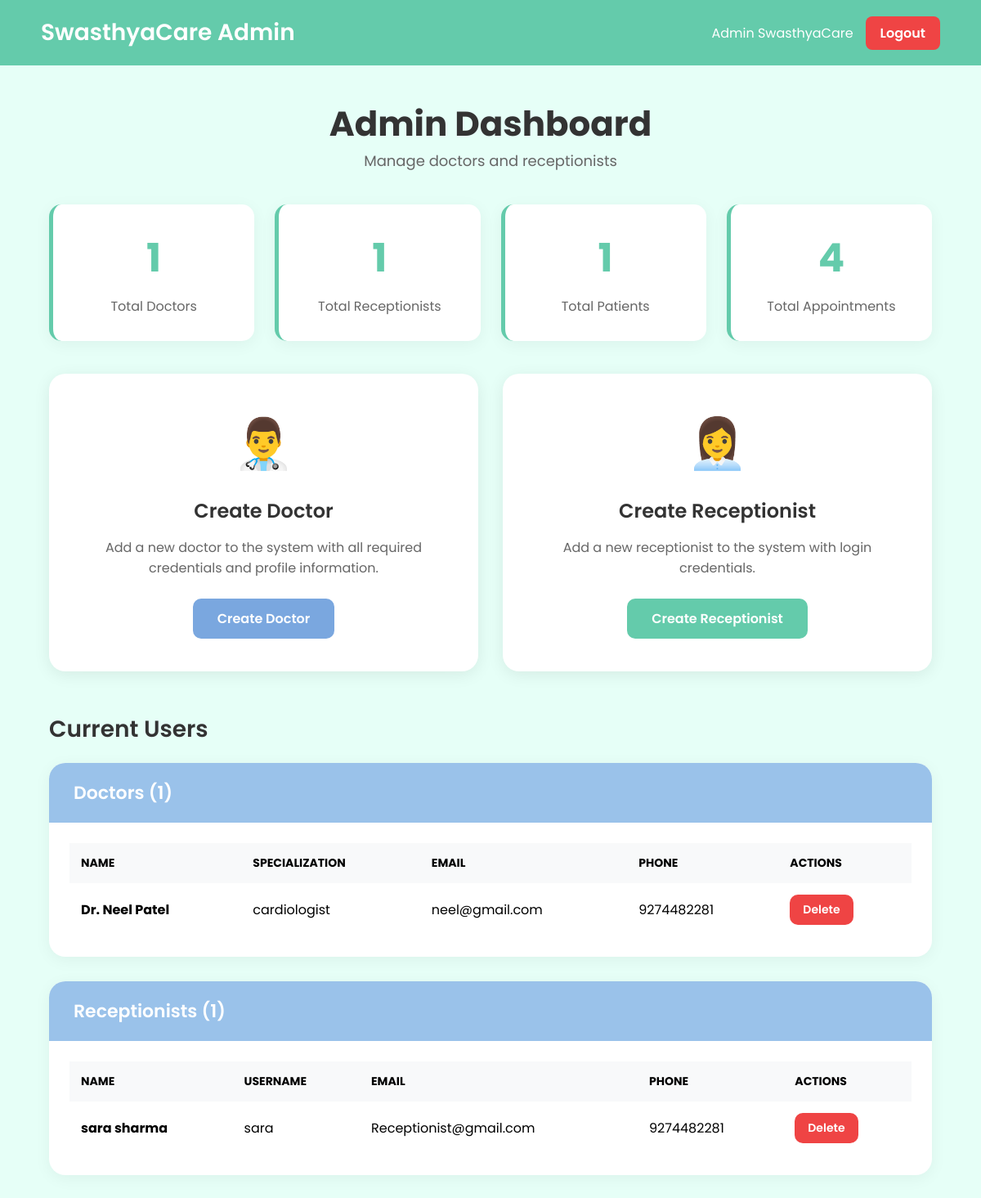
Page /panel/dashboard/ (signed in) on the committed database.
### hospital/models.py (models this page shows, shortened)
class CustomUser(AbstractUser):
    ROLE_CHOICES = [
        ('DOCTOR', 'Doctor'),
        ('RECEPTIONIST', 'Receptionist'),
        ('PATIENT', 'Patient'),
        ('ADMIN', 'Admin'),
        ('SUPERUSER', 'Superuser'),
    ]
    role = models.CharField(max_length=20, choices=ROLE_CHOICES, default='PATIENT')
    phone = models.CharField(max_length=15, blank=True, null=True)

class Doctor(models.Model):
    user = models.OneToOneField(CustomUser, on_delete=models.CASCADE, related_name='doctor_profile')
    specialization = models.CharField(max_length=100)
    qualification = models.CharField(max_length=200)
    experience_years = models.IntegerField(default=0)
    consultation_fee = models.DecimalField(max_digits=10, decimal_places=2, default=0)
    created_at = models.DateTimeField(auto_now_add=True)

### hospital/views.py (the view)
# urls.py: path('panel/dashboard/', views.admin_dashboard, name='admin_dashboard'),
@login_required
@role_required('ADMIN')
def admin_dashboard(request):
    total_doctors = Doctor.objects.count()
    total_receptionists = CustomUser.objects.filter(role='RECEPTIONIST').count()
    total_patients = Patient.objects.count()
    total_appointments = Appointment.objects.count()
    doctors = Doctor.objects.all().select_related('user').order_by('user__first_name')
    receptionists = CustomUser.objects.filter(role='RECEPTIONIST').order_by('first_name')
    context = {
        'total_doctors': total_doctors,
        'total_receptionists': total_receptionists,
        'total_patients': total_patients,
        'total_appointments': total_appointments,
        'doctors': doctors,
        'receptionists': receptionists,
    }
    return render(request, 'hospital/admin/admin_dashboard.html', context)

### templates/hospital/admin/admin_dashboard.html (shortened to what this page needs)
<!DOCTYPE html>
<html lang="en">
<head>
</head>
<body>
    <nav class="navbar">
        <div class="navbar-brand">SwasthyaCare Admin</div>
        <div class="navbar-right">
            <span>{{ request.user.get_full_name }}</span>
            <a href="{% url 'hospital:logout' %}" class="btn-logout">Logout</a>
        </div>
    </nav>
    <main class="main-content">
        <div class="page-header">
            <h1 class="page-title">Admin Dashboard</h1>
            <p class="page-subtitle">Manage doctors and receptionists</p>
        </div>
        <div class="stats-grid">
            <div class="stat-card">
                <div class="stat-number">{{ total_doctors }}</div>
                <div class="stat-label">Total Doctors</div>
            </div>
            <div class="stat-card">
                <div class="stat-number">{{ total_receptionists }}</div>
                <div class="stat-label">Total Receptionists</div>
            </div>
            <div class="stat-card">
                <div class="stat-number">{{ total_patients }}</div>
                <div class="stat-label">Total Patients</div>
            </div>
            <div class="stat-card">
                <div class="stat-number">{{ total_appointments }}</div>
                <div class="stat-label">Total Appointments</div>
            </div>
        </div>
        <div class="action-grid">
            <div class="action-card">
                <div class="action-icon">👨‍⚕️</div>
                <h2 class="action-title">Create Doctor</h2>
                <p class="action-description">Add a new doctor to the system with all required credentials and profile
                    information.</p>
                <a href="{% url 'hospital:create_doctor' %}" class="btn btn-primary">Create Doctor</a>
            </div>
            <div class="action-card">
                <div class="action-icon">👩‍💼</div>
                <h2 class="action-title">Create Receptionist</h2>
                <p class="action-description">Add a new receptionist to the system with login credentials.</p>
                <a href="{% url 'hospital:create_receptionist' %}" class="btn btn-success">Create Receptionist</a>
            </div>
        </div>
        <div class="user-section">
            <h2 class="section-title">Current Users</h2>
            <div class="card">
                <div class="card-header">Doctors ({{ total_doctors }})</div>
                <div class="card-body">
                    {% if doctors %}
                    <table>
                        <thead>
                            <tr>
                                <th>Name</th>
                                <th>Specialization</th>
                                <th>Email</th>
                                <th>Phone</th>
                                <th>Actions</th>
                            </tr>
                        </thead>
                        <tbody>
                            {% for doctor in doctors %}
                            <tr>
                                <td><strong>Dr. {{ doctor.user.get_full_name }}</strong></td>
                                <td>{{ doctor.specialization }}</td>
                                <td>{{ doctor.user.email }}</td>
                                <td>{{ doctor.user.phone|default:"N/A" }}</td>
                                <td>
                                    <a href="{% url 'hospital:delete_user' doctor.user.id %}" class="btn btn-danger"
                                        onclick="return confirm('Are you sure you want to delete Dr. {{ doctor.user.get_full_name }}? This action cannot be undone.');">
                                        Delete
                                    </a>
                                </td>
                            </tr>
                            {% endfor %}
                        </tbody>
                    </table>
                    {% else %}
                    <div class="empty-state">👨‍⚕️ No doctors in the system</div>
                    {% endif %}
                </div>
            </div>
            <div class="card">
                <div class="card-header">Receptionists ({{ total_receptionists }})</div>
                <div class="card-body">
                    {% if receptionists %}
                    <table>
                        <thead>
                            <tr>
                                <th>Name</th>
                                <th>Username</th>
                                <th>Email</th>
                                <th>Phone</th>
                                <th>Actions</th>
                            </tr>
                        </thead>
                        <tbody>
                            {% for receptionist in receptionists %}
                            <tr>
                                <td><strong>{{ receptionist.get_full_name }}</strong></td>
                                <td>{{ receptionist.username }}</td>
                                <td>{{ receptionist.email }}</td>
                                <td>{{ receptionist.phone|default:"N/A" }}</td>
                                <td>
                                    <a href="{% url 'hospital:delete_user' receptionist.id %}" class="btn btn-danger"
                                        onclick="return confirm('Are you sure you want to delete {{ receptionist.get_full_name }}? This action cannot be undone.');">
                                        Delete
                                    </a>
                                </td>
                            </tr>
                            {% endfor %}
                        </tbody>
                    </table>
                    {% else %}
                    <div class="empty-state">👩‍💼 No receptionists in the system</div>
                    {% endif %}
                </div>
            </div>
        </div>
    </main>
</body>
</html>

### templates/hospital/admin/admin_dashboard.html (style rules this page uses)
* { margin: 0; padding: 0; box-sizing: border-box; }
body { font-family: 'Poppins', 'Inter', sans-serif; background-color: #e6fff7; min-height: 100vh; }
.navbar { background-color: #64cbab; height: 80px; display: flex; align-items: center; justify-content: space-between; padding: 0 50px; color: white; }
.navbar-brand { font-size: 28px; font-weight: 600; }
.navbar-right { display: flex; gap: 15px; align-items: center; }
.btn-logout { background-color: #ef4444; padding: 8px 18px; border-radius: 8px; color: white; text-decoration: none; font-weight: 600; }
.main-content { padding: 40px 60px; max-width: 1400px; margin: auto; }
.page-header { text-align: center; margin-bottom: 40px; }
.page-title { font-size: 42px; font-weight: 700; color: #333; }
.page-subtitle { font-size: 18px; color: #666; }
.stats-grid { display: grid; grid-template-columns: repeat(auto-fit, minmax(250px, 1fr)); gap: 25px; margin-bottom: 40px; }
.stat-card { background: white; border-radius: 15px; padding: 30px; text-align: center; box-shadow: 0 4px 20px rgba(0, 0, 0, 0.05); border-left: 5px solid #64cbab; }
.stat-number { font-size: 48px; font-weight: 700; color: #64cbab; }
.stat-label { color: #666; font-size: 16px; margin-top: 10px; }
.action-grid { display: grid; grid-template-columns: repeat(auto-fit, minmax(300px, 1fr)); gap: 30px; margin-bottom: 40px; }
.action-card { background: white; border-radius: 20px; padding: 40px; text-align: center; box-shadow: 0 4px 20px rgba(0, 0, 0, 0.08); transition: transform 0.3s, box-shadow 0.3s; }
.action-icon { font-size: 60px; margin-bottom: 20px; }
.action-title { font-size: 24px; font-weight: 600; margin-bottom: 15px; color: #333; }
.action-description { color: #666; margin-bottom: 25px; }
.user-section { margin-top: 50px; }
.section-title { font-size: 28px; font-weight: 600; color: #333; margin-bottom: 20px; }
.card { background: white; border-radius: 20px; box-shadow: 0 4px 20px rgba(0, 0, 0, 0.05); overflow: hidden; margin-bottom: 30px; }
.card-header { background-color: #9ac2ea; padding: 20px 30px; color: white; font-size: 22px; font-weight: 600; }
.card-body { padding: 25px; }
table { width: 100%; border-collapse: collapse; }
th, td { padding: 14px; text-align: left; }
th { background-color: #f8f9fa; font-size: 14px; text-transform: uppercase; }
.btn { padding: 12px 30px; border-radius: 10px; text-decoration: none; font-weight: 600; display: inline-block; transition: all 0.3s; border: none; cursor: pointer; }
.btn-primary { background-color: #7aa7df; color: white; }
.btn-success { background-color: #64cbab; color: white; }
.btn-danger { background-color: #ef4444; color: white; padding: 8px 16px; font-size: 14px; }

### rows in the picture
CustomUser: user.get_full_name "Admin SwasthyaCare"
Doctor: user.get_full_name "Neel Patel", specialization "cardiologist", user.email "neel@gmail.com", user.phone "9274482281"
CustomUser: get_full_name "sara sharma", username "sara", email "Receptionist@gmail.com", phone "9274482281"

### other values in the picture
{{ total_doctors }} "1"
{{ total_receptionists }} "1"
{{ total_patients }} "1"
{{ total_appointments }} "4"
